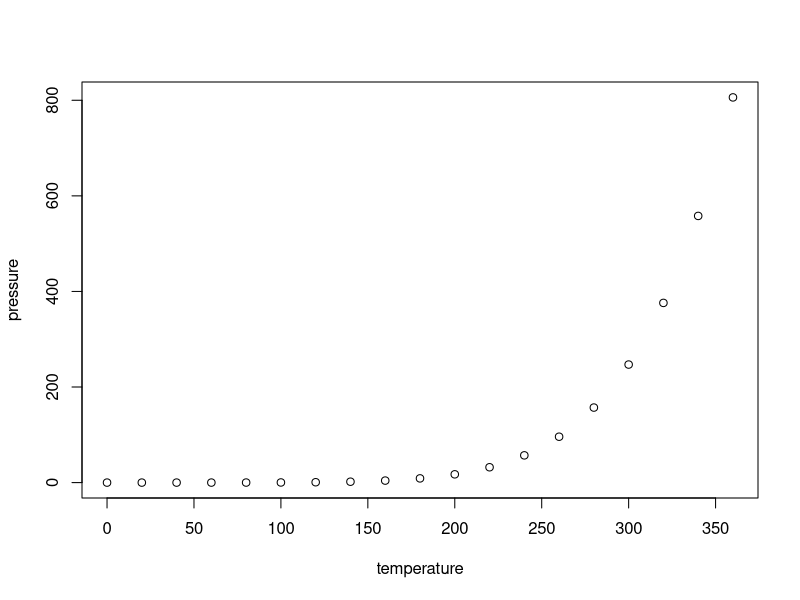
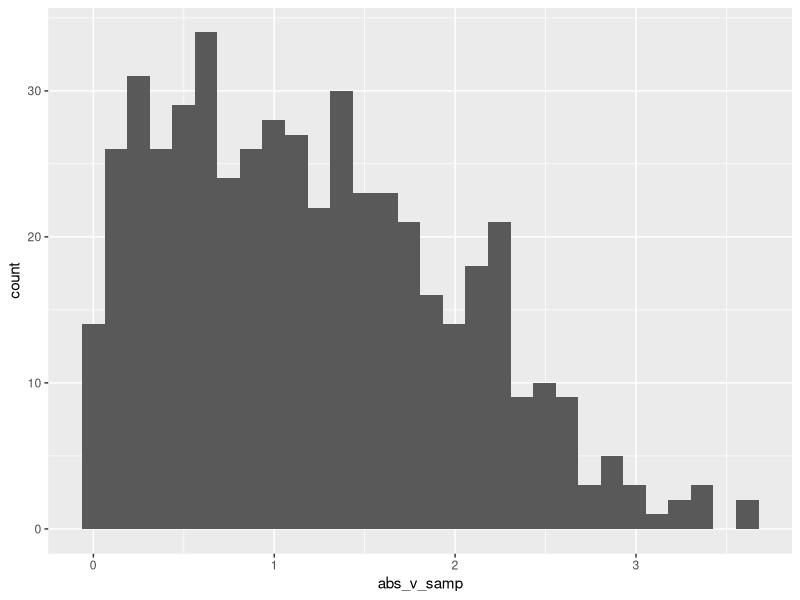

R code for these plots, in order:
## ---- chunk 1
knitr::opts_chunk$set(echo = TRUE)
## ---- chunk 2
summary(cars)
## ---- chunk 3
plot(pressure)
## ---- chunk 4
# import necessary packages
library(tidyverse)

## ---- chunk 5

# Learning Assessment 

la_df <- 
  tibble(
    norm_samp = rnorm(n = 500, mean =1),
    samp_g0 = norm_samp > 0,
    abs_v_samp = abs(norm_samp)
  )

ggplot(la_df, aes(x = abs_v_samp)) +
  geom_histogram()

